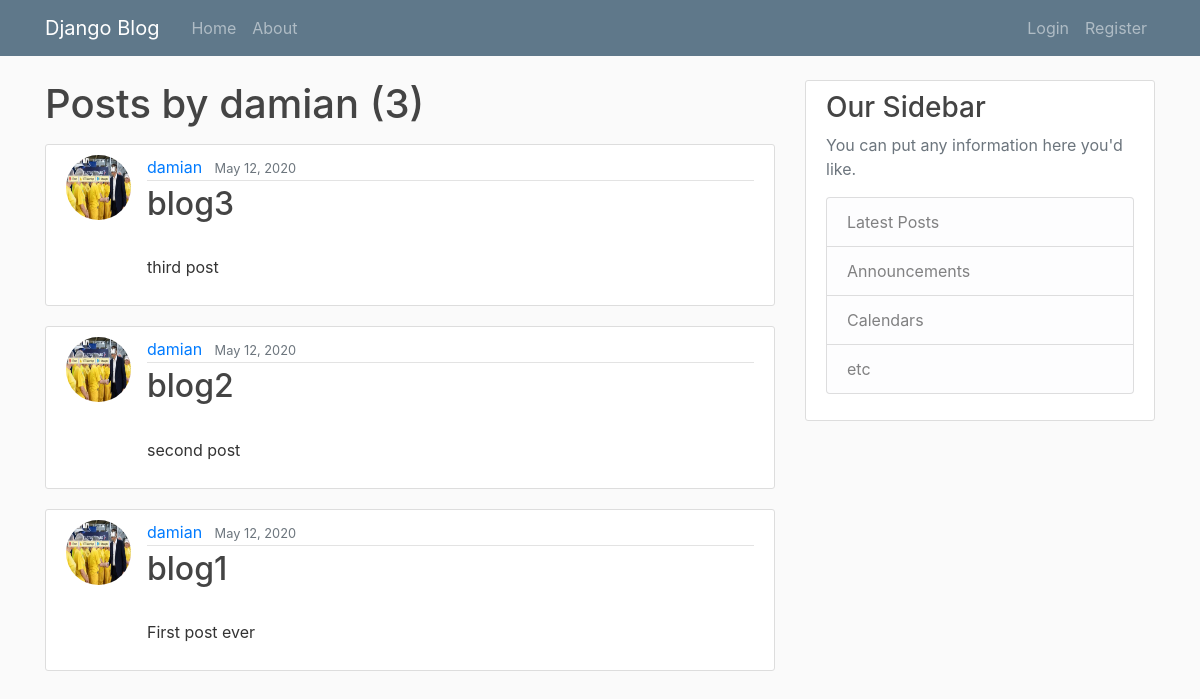
/user/damian, run on an earlier commit of the app's database.
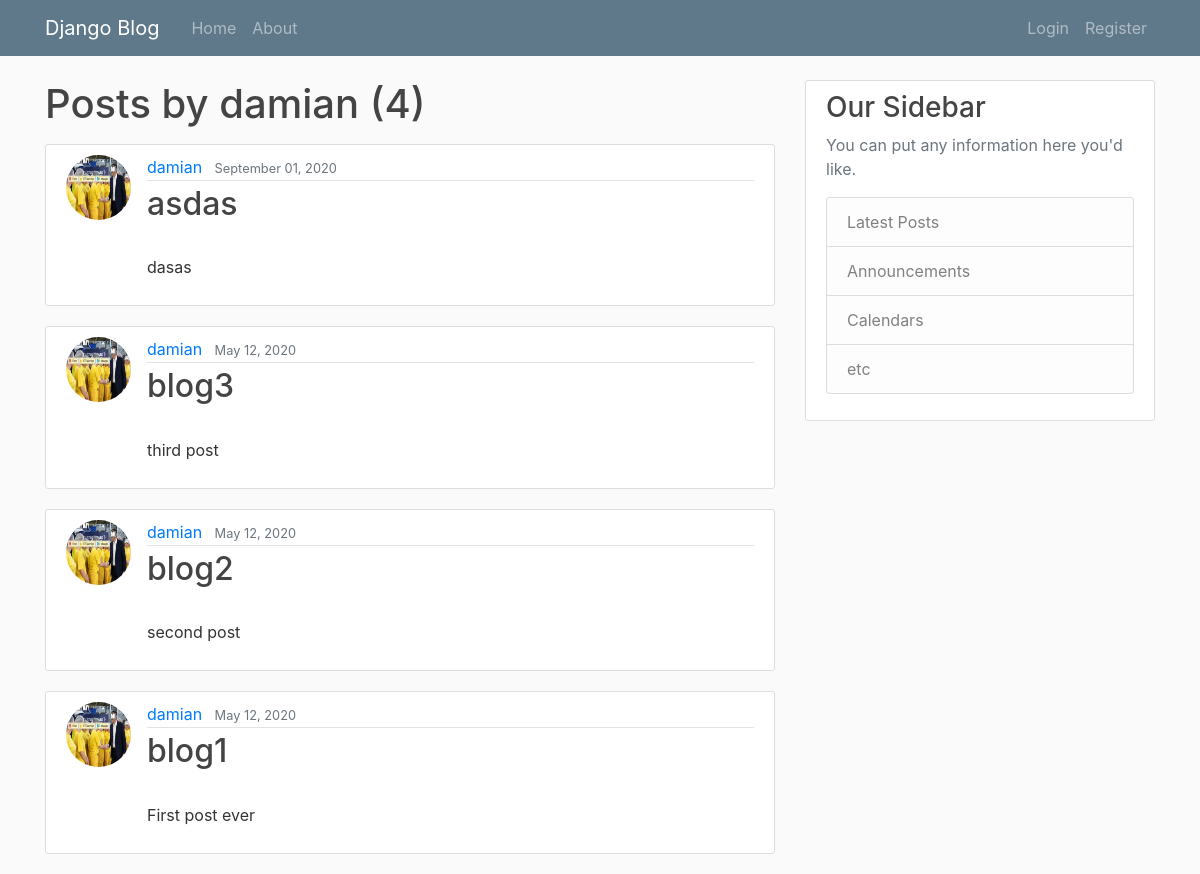
And on a later commit of the database.
### blog/models.py (models this page shows, shortened)
class Post(models.Model):
    title = models.CharField(max_length=100)
    content = models.TextField()
    date_posted = models.DateTimeField(default=timezone.now)
    author = models.ForeignKey(User, on_delete=models.CASCADE)

### users/models.py (models this page shows, shortened)
class Profile(models.Model):
    user = models.OneToOneField(User, on_delete=models.CASCADE)
    image = models.ImageField(default='default.jpg', upload_to='profile_pics')

### blog/views.py (the view)
# urls.py: path('user/<str:username>', UserPostListView.as_view(), name='user-posts'),
class UserPostListView(ListView):
    model = Post
    template_name = 'blog/user_posts.html'  # <app>/<model>_<viewtype>.html
    context_object_name = 'posts'
    paginate_by = 5
    def get_queryset(self):
        user = get_object_or_404(User, username=self.kwargs.get('username'))
        return Post.objects.filter(author=user).order_by('-date_posted')

### blog/templates/blog/user_posts.html (shortened to what this page needs)
{% extends "blog/base.html" %}
{% block content %}
    <h1 class="mb-3">Posts by {{ view.kwargs.username }} ({{ page_obj.paginator.count }})</h1>
    {% for post in posts %}
        <article class="media content-section">
            <img class="rounded-circle article-img" src="{{ post.author.profile.image.url }}">
            <div class="media-body">
                <div class="article-metadata">
                    <a class="mr-2" href="{% url 'user-posts' post.author.username %}">
                        {{ post.author }}
                    </a>
                    <small class="text-muted">
                        {{ post.date_posted|date:"F d, Y" }}
                    </small>
                </div>
                <h2><a class="article-title" href="{% url 'post-detail' post.id %}">
                    {{ post.title }}
                </a></h2>
                <p class="article-content">
                    {{ post.content }}
                </p>
            </div>
        </article>
    {% endfor %}
{% endblock content %}

What changed in the data, as far as the page shows it:
added Post: author.profile.image (picture), author "damian", date_posted "September 01, 2020", title "asdas", content "dasas"
Also different on the page:
{{ page_obj.paginator.count }}: "3" → "4"
